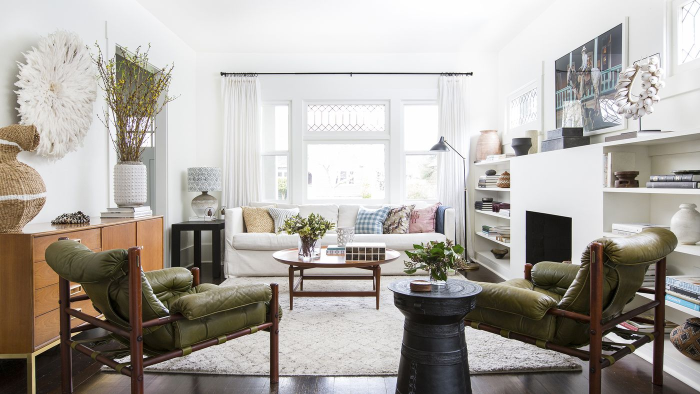
#> input picture CV_DeepLearning/background-images/1.jpg, 1400 x 788 px (shown at 1/2 size); its folder holds only this picture in this run
$ jupyter execute --allow-errors IMG_Aug_checking.ipynb
#> lines starting #> are read from the running program, lines starting #| are printed output that depends on the picture
### CV_DeepLearning/img_aug_refined.py
from os import listdir, makedirs
from os.path import isfile, isdir, join
import cv2, copy, json, os
import numpy as np
from PIL import Image,ImageDraw
import matplotlib.pyplot as plt
import numpy as np
import os, shutil, PIL

##################################################################
# directory

dir1 = './background-images/'
imdirs = os.listdir(dir1)
imlist = [ plt.imread(dir1 + i) for i in imdirs ]
#> imlist = 1 item


##################################################################
# open json file


# [8 lines left out: function open_json_file, not called in this run]

#####################################################################################
# clearning folders
def move_dirs(oslist, src, dst):
    for i in oslist:
        shutil.move(os.path.join(src, i), dst)


# [129 lines left out: functions clean_and_rename_directory, open_temp_db, make_path_tuple, is_acupuncture, create_circle_patch, get_img_distn, not called in this run]


def rand_crop_img (img, size = 250, change_col = True, *args):
    '''
    gets nd array greater than (256x256) as an input
    returns randomly cropped image (256x256) as an output
    channel values are uint of 0 to 255
    '''
    if img.dtype == 'float32':
        img = (img * 255 / np.max(img)).astype('uint8')
    im_pil = Image.fromarray(img.astype('uint8'), 'RGB')

    x_c = np.random.randint(0, im_pil.size[0] - size)
    y_c = np.random.randint(0, im_pil.size[1] - size)
    img_cropped = im_pil.crop((x_c, y_c, x_c + size, y_c + size))
    img_cropped = np.asarray(img_cropped) / 255.0

    if change_col == True:
        # change color distn
        for j in range(3):
            img_cropped[:, :, j] = (img_cropped[:, :, j] + np.random.uniform(0, 0.15) ) / 2.0
            img_cropped = img_cropped / np.max(img_cropped)

    return img_cropped


# [37 lines left out: functions clear_background, img_from_mask2, not called in this run]


def save_json_file2(json_data, json_file):
    with open(json_file, 'w') as outfile:
        json.dump(json_data, outfile, indent='\t')

# [204 lines left out: functions rotate_bound, rotate_box, fill_background_image2, rotate_image_trnsfm, margin_finder, not called in this run]

def img_crop(img, margin):
    left_margin, right_margin, up_margin = margin
    return (img[ up_margin:, left_margin:right_margin, :])


################
# Accessing Files
# [136 lines left out: functions scale_and_translate_img, augment_hands, not called in this run]

### CV_DeepLearning/IMG_Aug_checking.ipynb
[cell 1]
from os import listdir, makedirs
from os.path import isfile, isdir, join
import cv2, copy, json, os
import numpy as np
from PIL import Image
import matplotlib.pyplot as plt
import numpy as np
import PIL
import zipfile

[cell 2]
from img_aug_refined import *

[cell 3]
# cropping 할 배경 이미지 (aug) 리스트
dir1 = './background-images/'
imdirs = os.listdir(dir1)
imlist = [ plt.imread(dir1 + i) for i in imdirs ]

###Quick Check ###
random_indx = np.random.randint(low = 0,high = 4, size = len(imlist))
#> random_indx = [0]
print('testing images')
plt.imshow(rand_crop_img(imlist[random_indx[0]]))
#> in rand_crop_img, im_pil is the input picture: PIL image 1400x788 RGB; mean R, G, B 172.9, 168.3, 162.6
#> in rand_crop_img, `img_cropped = im_pil.crop((x_c, y_c, x_c + size, y_c + size))`:
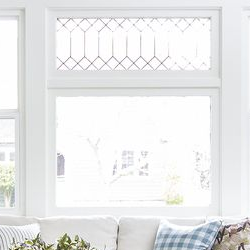
#> img_cropped: PIL image 250x250 RGB; mean R, G, B 233.5, 234.2, 234.4
#> the loop in rand_crop_img, `for j in range(3):` made 3 passes
#> pass 1, in rand_crop_img, `img_cropped = img_cropped / np.max(img_cropped)`:
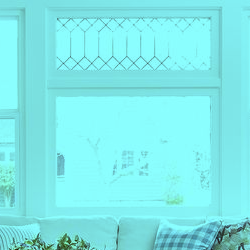
#> img_cropped: shape (250, 250, 3) float64; mean R, G, B 0.503, 0.918, 0.919
#> pass 2, in rand_crop_img, `img_cropped = img_cropped / np.max(img_cropped)`:
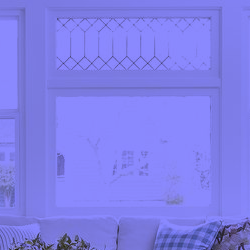
#> img_cropped: shape (250, 250, 3) float64; mean R, G, B 0.503, 0.5, 0.919

[cell 4]
os.chdir('../CV_DeepLearning')
os.getcwd()
# 'C:\\Users\\NormalKim\\[0_ACU_FINAL_0830]\\CV_DeepLearning'

[cell 5]
kw = 'sobu'
#augmented = ''
augmented = '/rotated_filled'
folder_path = f'../CV_DeepLearning/Acu_Dataset/{kw}' + augmented

# open json data
#> (the rest of this cell did not finish here and is left out)

$ run again, on CV_DeepLearning/background-images/6.jpg
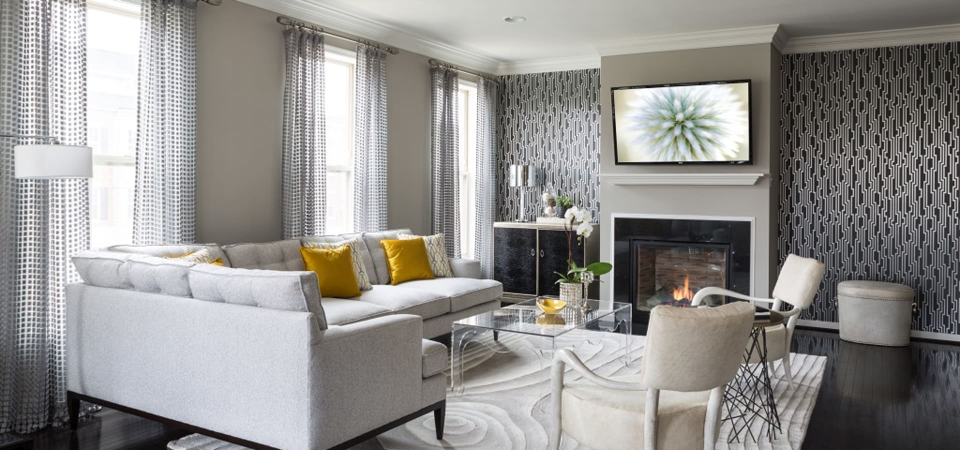
#> input picture CV_DeepLearning/background-images/6.jpg, 1920 x 900 px (shown at 1/2 size)
#> imlist = 1 item
#> random_indx = [0]
#> in rand_crop_img, im_pil is the input picture: PIL image 1920x900 RGB; mean R, G, B 146.7, 144.8, 142.2
#> the loop in rand_crop_img, `for j in range(3):` made 3 passes
#> pass 1, in rand_crop_img, `img_cropped = img_cropped / np.max(img_cropped)`:
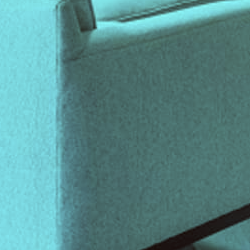
#> img_cropped: shape (250, 250, 3) float64; mean R, G, B 0.343, 0.549, 0.551
#> pass 3, in rand_crop_img, `img_cropped = img_cropped / np.max(img_cropped)`:
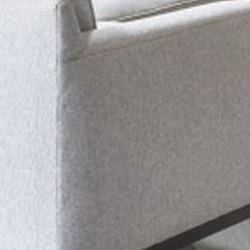
#> img_cropped: shape (250, 250, 3) float64; mean R, G, B 0.608, 0.601, 0.601

$ run again, on CV_DeepLearning/background-images/7.jpg
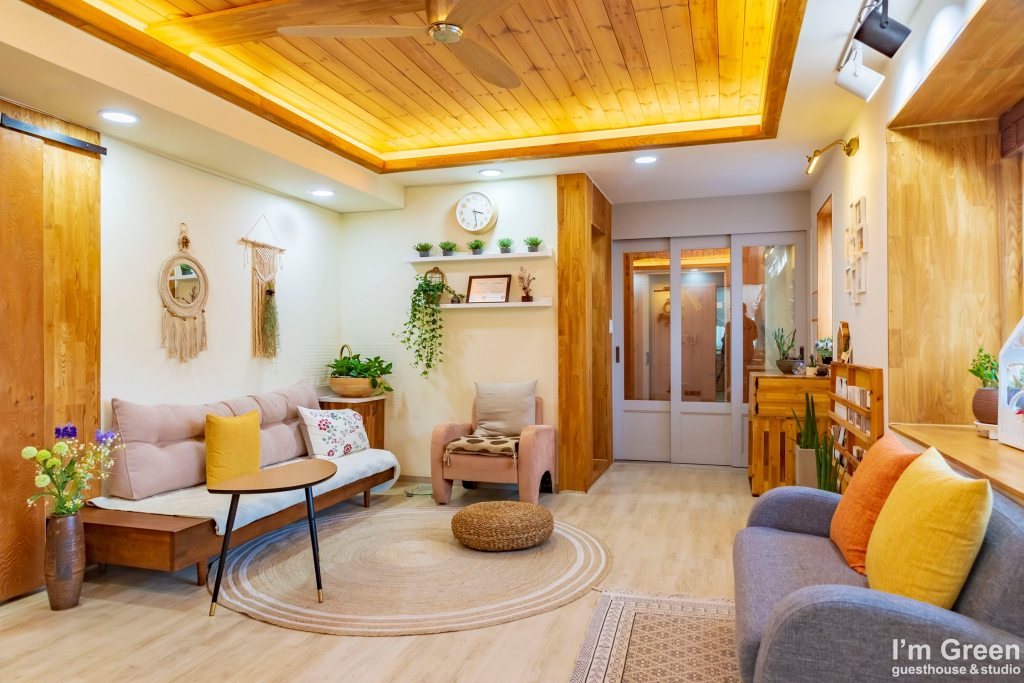
#> input picture CV_DeepLearning/background-images/7.jpg, 2048 x 1366 px (shown at 1/2 size)
#> imlist = 1 item
#> random_indx = [0]
#> in rand_crop_img, im_pil is the input picture: PIL image 2048x1366 RGB; mean R, G, B 187.9, 154.6, 110.6
#> the loop in rand_crop_img, `for j in range(3):` made 3 passes
#> pass 1, in rand_crop_img, `img_cropped = img_cropped / np.max(img_cropped)`:
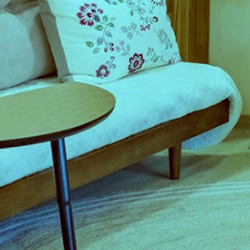
#> img_cropped: shape (250, 250, 3) float64; mean R, G, B 0.388, 0.571, 0.52
#> pass 3, in rand_crop_img, `img_cropped = img_cropped / np.max(img_cropped)`:
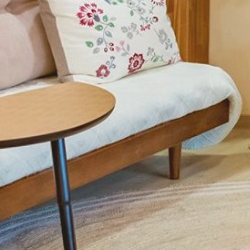
#> img_cropped: shape (250, 250, 3) float64; mean R, G, B 0.658, 0.592, 0.52

$ run again, on CV_DeepLearning/background-images/8.jpg
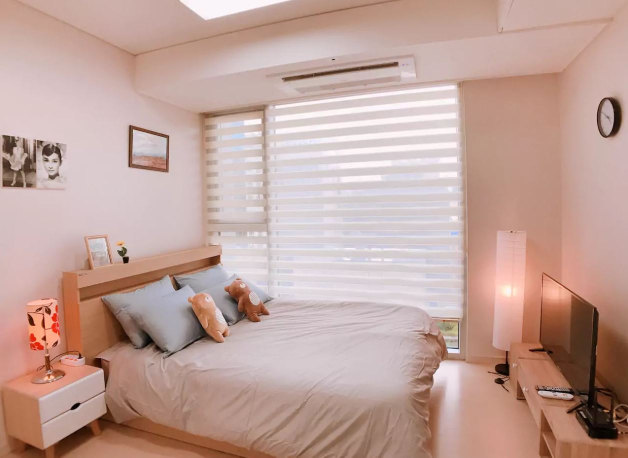
#> input picture CV_DeepLearning/background-images/8.jpg, 1256 x 915 px (shown at 1/2 size)
#> imlist = 1 item
#> random_indx = [0]
#> in rand_crop_img, im_pil is the input picture: PIL image 1256x915 RGB; mean R, G, B 192.8, 162.5, 154.4
#> the loop in rand_crop_img, `for j in range(3):` made 3 passes
#> pass 1, in rand_crop_img, `img_cropped = img_cropped / np.max(img_cropped)`:
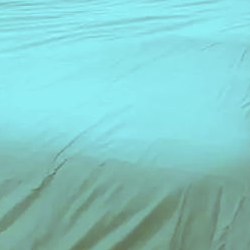
#> img_cropped: shape (250, 250, 3) float64; mean R, G, B 0.521, 0.798, 0.787
#> pass 3, in rand_crop_img, `img_cropped = img_cropped / np.max(img_cropped)`:
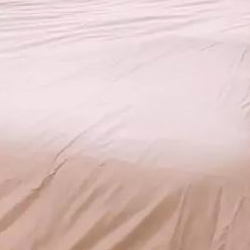
#> img_cropped: shape (250, 250, 3) float64; mean R, G, B 0.871, 0.775, 0.764

$ run again, on CV_DeepLearning/background-images/2.jpg
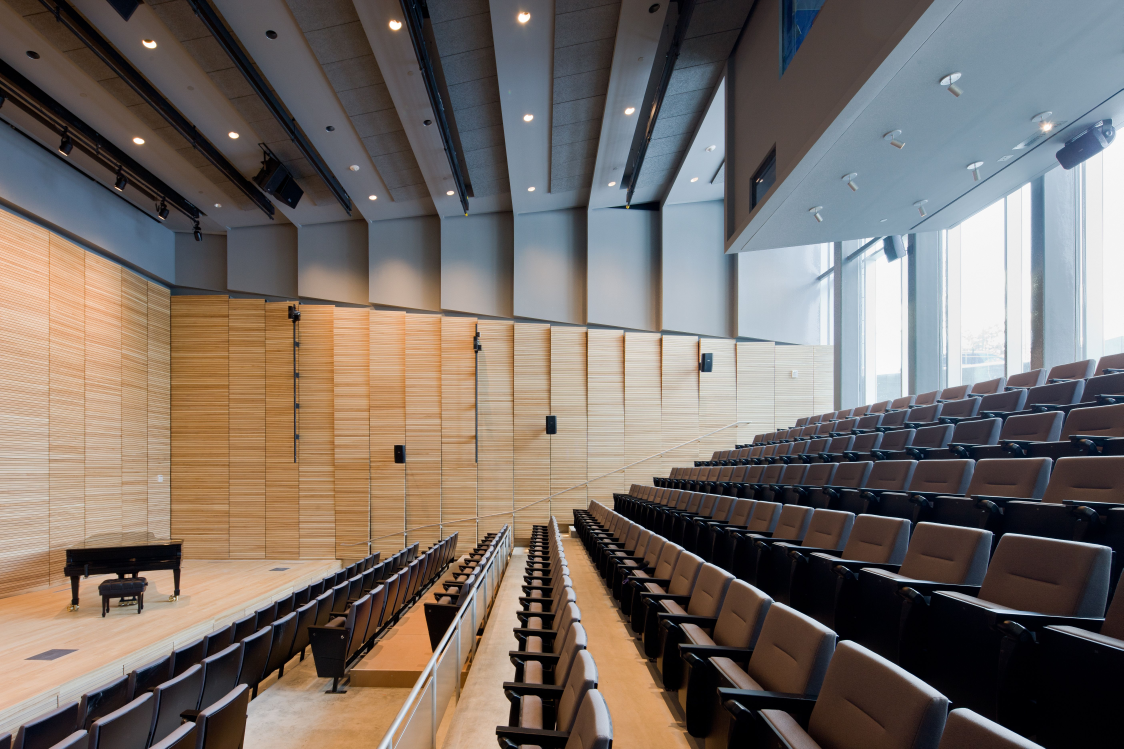
#> input picture CV_DeepLearning/background-images/2.jpg, 5616 x 3744 px (shown at 1/5 size)
#> imlist = 1 item
#> random_indx = [0]
#> in rand_crop_img, im_pil is the input picture: PIL image 5616x3744 RGB; mean R, G, B 118.8, 109.5, 103.2
#> the loop in rand_crop_img, `for j in range(3):` made 3 passes
#> pass 1, in rand_crop_img, `img_cropped = img_cropped / np.max(img_cropped)`:
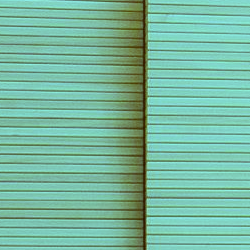
#> img_cropped: shape (250, 250, 3) float64; mean R, G, B 0.473, 0.727, 0.632
#> pass 3, in rand_crop_img, `img_cropped = img_cropped / np.max(img_cropped)`:
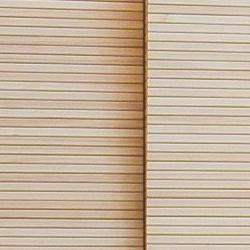
#> img_cropped: shape (250, 250, 3) float64; mean R, G, B 0.781, 0.706, 0.622
